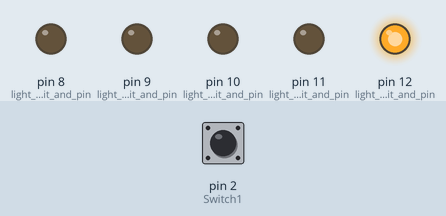
The sketch below on a simulated Arduino Uno, built with avr-gcc and run on an emulated ATmega328P. Shown: output pins drawn as LEDs (lit = HIGH). Inputs (shaded band) come from the test bench; at power-on: pin 2 (Switch1) LOW.

Above: at 0.1 s.
At 2.4 s:
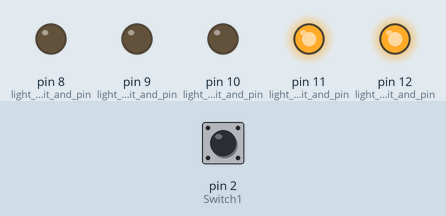
2.5 s: pin 2 (Switch1) pulled HIGH for 3.2 s
At 2.5 s:
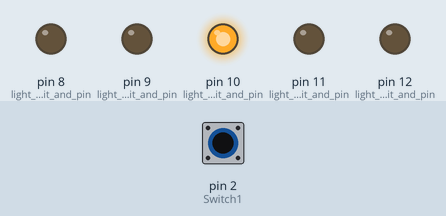
Timing chart, 0 to 13.2 s (numbered marks = the images above; inputs shaded):
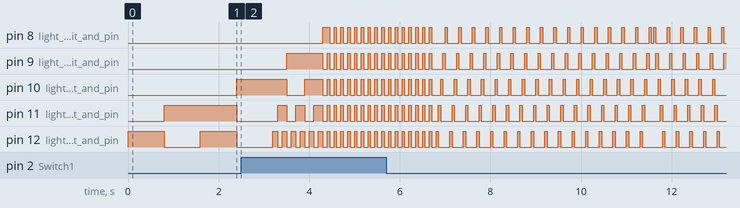

The sketch:

lights.ino
```cpp
const int NUM_LIGHTS = 5;
const int BIT = 0;
const int PIN = 1;
const int LEFT_RIGHT = 0;
const int RIGHT_LEFT = 1;

int light_to_bit_and_pin[NUM_LIGHTS][2] = {
  {1,12}, // 1 bit, pin 12
  {2,11}, // 2 bit, pin 11
  {4,10}, // 4 bit, pin 10
  {8,9},  // 8 bit, pin 9
  {16,8}  // 16 bit, pin 8
};

int delay_time = 200;
int count = 0;
int Switch1 = 2;

void setup() {
  // put your setup code here, to run once:
  pinMode(Switch1, INPUT);
  for (int light = 0; light < NUM_LIGHTS; light++) {
    pinMode(light_to_bit_and_pin[light][PIN], OUTPUT);
  }
  digitalWrite(light_to_bit_and_pin[0][PIN], HIGH);
  for (int light = 1; light < NUM_LIGHTS; light++) {
    digitalWrite(light_to_bit_and_pin[light][PIN], LOW);
  }
}

void all_lights(uint8_t value) {
  for (int light = 0; light < NUM_LIGHTS; light++) {
    digitalWrite(light_to_bit_and_pin[light][PIN], value);
  }
} // all_lights()

void scan(int delay_time) {
  sequence(delay_time, RIGHT_LEFT);
  sequence(delay_time, LEFT_RIGHT);
}

void sequence(int delay_time, int direction) {
  int light = 0;
  int step = 1;
  int stop = NUM_LIGHTS;
  if (direction == RIGHT_LEFT) {
    light = NUM_LIGHTS - 1;
    step = -1;
    stop = -1;
  }
  digitalWrite(light_to_bit_and_pin[light][PIN], HIGH);
  delay(delay_time);
  light += step;
  for (; light != stop; light += step) {
    digitalWrite(light_to_bit_and_pin[light][PIN], HIGH);
    digitalWrite(light_to_bit_and_pin[light - step][PIN], LOW);
    delay(delay_time);
  }
  digitalWrite(light_to_bit_and_pin[light - step][PIN], LOW);
  delay(delay_time);
} // sequence()

void loop() {
  // put your main code here, to run repeatedly:
  count = (count + 1) % 17;

  if (digitalRead(Switch1) == HIGH){
    delay_time = 100;
  } else {
    delay_time = 800;
  }

  for (int light = 0; light < NUM_LIGHTS; light++) {
    digitalWrite(light_to_bit_and_pin[light][PIN], (light_to_bit_and_pin[light][BIT] & count) ? HIGH : LOW);
  }
  delay(delay_time);

  if (count == 16) {
    for (int i = 0; i < 16; i++) {
      all_lights(HIGH);
      delay(50);
      all_lights(LOW);
      delay(100);
    } // for

    for (int i = 0; i < 16; i++) {
      sequence(50,LEFT_RIGHT);
    } // for
    for (int i = 0; i < 16; i++) {
      sequence(50,RIGHT_LEFT);
    } // for

    for (int i = 0; i < 16; i++) {
      scan(25);
    } //for
  } // if


} // loop()
```
